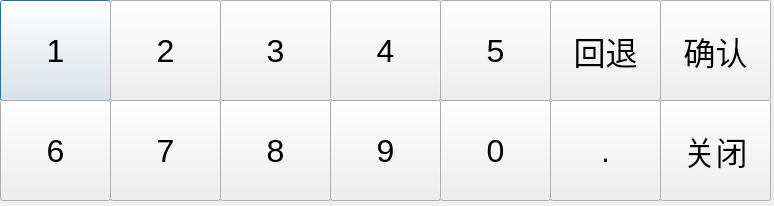
<ui version="4.0" >
 <class>NumInputDlgClass</class>
 <widget class="QDialog" name="NumInputDlgClass" >
  <property name="geometry" >
   <rect>
    <x>0</x>
    <y>0</y>
    <width>774</width>
    <height>206</height>
   </rect>
  </property>
  <property name="windowTitle" >
   <string>NumInputDlg</string>
  </property>
  <widget class="QPushButton" name="pushButton" >
   <property name="geometry" >
    <rect>
     <x>0</x>
     <y>0</y>
     <width>111</width>
     <height>101</height>
    </rect>
   </property>
   <property name="font" >
    <font>
     <family>MS Shell Dlg 2</family>
     <pointsize>24</pointsize>
     <weight>50</weight>
     <italic>false</italic>
     <bold>false</bold>
     <underline>false</underline>
     <strikeout>false</strikeout>
    </font>
   </property>
   <property name="text" >
    <string>1</string>
   </property>
  </widget>
  <widget class="QPushButton" name="pushButton_2" >
   <property name="geometry" >
    <rect>
     <x>110</x>
     <y>0</y>
     <width>111</width>
     <height>101</height>
    </rect>
   </property>
   <property name="font" >
    <font>
     <family>MS Shell Dlg 2</family>
     <pointsize>24</pointsize>
     <weight>50</weight>
     <italic>false</italic>
     <bold>false</bold>
     <underline>false</underline>
     <strikeout>false</strikeout>
    </font>
   </property>
   <property name="text" >
    <string>2</string>
   </property>
  </widget>
  <widget class="QPushButton" name="pushButton_3" >
   <property name="geometry" >
    <rect>
     <x>220</x>
     <y>0</y>
     <width>111</width>
     <height>101</height>
    </rect>
   </property>
   <property name="font" >
    <font>
     <family>MS Shell Dlg 2</family>
     <pointsize>24</pointsize>
     <weight>50</weight>
     <italic>false</italic>
     <bold>false</bold>
     <underline>false</underline>
     <strikeout>false</strikeout>
    </font>
   </property>
   <property name="text" >
    <string>3</string>
   </property>
  </widget>
  <widget class="QPushButton" name="pushButton_4" >
   <property name="geometry" >
    <rect>
     <x>330</x>
     <y>0</y>
     <width>111</width>
     <height>101</height>
    </rect>
   </property>
   <property name="font" >
    <font>
     <family>MS Shell Dlg 2</family>
     <pointsize>24</pointsize>
     <weight>50</weight>
     <italic>false</italic>
     <bold>false</bold>
     <underline>false</underline>
     <strikeout>false</strikeout>
    </font>
   </property>
   <property name="text" >
    <string>4</string>
   </property>
  </widget>
  <widget class="QPushButton" name="pushButton_5" >
   <property name="geometry" >
    <rect>
     <x>0</x>
     <y>100</y>
     <width>111</width>
     <height>101</height>
    </rect>
   </property>
   <property name="font" >
    <font>
     <family>MS Shell Dlg 2</family>
     <pointsize>24</pointsize>
     <weight>50</weight>
     <italic>false</italic>
     <bold>false</bold>
     <underline>false</underline>
     <strikeout>false</strikeout>
    </font>
   </property>
   <property name="text" >
    <string>6</string>
   </property>
  </widget>
  <widget class="QPushButton" name="pushButton_7" >
   <property name="geometry" >
    <rect>
     <x>110</x>
     <y>100</y>
     <width>111</width>
     <height>101</height>
    </rect>
   </property>
   <property name="font" >
    <font>
     <family>MS Shell Dlg 2</family>
     <pointsize>24</pointsize>
     <weight>50</weight>
     <italic>false</italic>
     <bold>false</bold>
     <underline>false</underline>
     <strikeout>false</strikeout>
    </font>
   </property>
   <property name="text" >
    <string>7</string>
   </property>
  </widget>
  <widget class="QPushButton" name="pushButton_8" >
   <property name="geometry" >
    <rect>
     <x>330</x>
     <y>100</y>
     <width>111</width>
     <height>101</height>
    </rect>
   </property>
   <property name="font" >
    <font>
     <family>MS Shell Dlg 2</family>
     <pointsize>24</pointsize>
     <weight>50</weight>
     <italic>false</italic>
     <bold>false</bold>
     <underline>false</underline>
     <strikeout>false</strikeout>
    </font>
   </property>
   <property name="text" >
    <string>9</string>
   </property>
  </widget>
  <widget class="QPushButton" name="pushButton_9" >
   <property name="geometry" >
    <rect>
     <x>220</x>
     <y>100</y>
     <width>111</width>
     <height>101</height>
    </rect>
   </property>
   <property name="font" >
    <font>
     <family>MS Shell Dlg 2</family>
     <pointsize>24</pointsize>
     <weight>50</weight>
     <italic>false</italic>
     <bold>false</bold>
     <underline>false</underline>
     <strikeout>false</strikeout>
    </font>
   </property>
   <property name="text" >
    <string>8</string>
   </property>
  </widget>
  <widget class="QPushButton" name="pushButton_11" >
   <property name="geometry" >
    <rect>
     <x>440</x>
     <y>100</y>
     <width>111</width>
     <height>101</height>
    </rect>
   </property>
   <property name="font" >
    <font>
     <family>MS Shell Dlg 2</family>
     <pointsize>24</pointsize>
     <weight>50</weight>
     <italic>false</italic>
     <bold>false</bold>
     <underline>false</underline>
     <strikeout>false</strikeout>
    </font>
   </property>
   <property name="text" >
    <string>0</string>
   </property>
  </widget>
  <widget class="QPushButton" name="pushButton_6" >
   <property name="geometry" >
    <rect>
     <x>440</x>
     <y>0</y>
     <width>111</width>
     <height>101</height>
    </rect>
   </property>
   <property name="font" >
    <font>
     <family>MS Shell Dlg 2</family>
     <pointsize>24</pointsize>
     <weight>50</weight>
     <italic>false</italic>
     <bold>false</bold>
     <underline>false</underline>
     <strikeout>false</strikeout>
    </font>
   </property>
   <property name="text" >
    <string>5</string>
   </property>
  </widget>
  <widget class="QPushButton" name="pushButton_10" >
   <property name="geometry" >
    <rect>
     <x>550</x>
     <y>0</y>
     <width>111</width>
     <height>101</height>
    </rect>
   </property>
   <property name="font" >
    <font>
     <pointsize>24</pointsize>
    </font>
   </property>
   <property name="text" >
    <string>回退</string>
   </property>
  </widget>
  <widget class="QPushButton" name="pushButton_12" >
   <property name="geometry" >
    <rect>
     <x>550</x>
     <y>100</y>
     <width>111</width>
     <height>101</height>
    </rect>
   </property>
   <property name="font" >
    <font>
     <pointsize>24</pointsize>
    </font>
   </property>
   <property name="text" >
    <string>.</string>
   </property>
  </widget>
  <widget class="QPushButton" name="pushButton_14" >
   <property name="geometry" >
    <rect>
     <x>660</x>
     <y>100</y>
     <width>111</width>
     <height>101</height>
    </rect>
   </property>
   <property name="font" >
    <font>
     <pointsize>24</pointsize>
    </font>
   </property>
   <property name="text" >
    <string>关闭</string>
   </property>
  </widget>
  <widget class="QPushButton" name="pushButton_13" >
   <property name="geometry" >
    <rect>
     <x>660</x>
     <y>0</y>
     <width>111</width>
     <height>101</height>
    </rect>
   </property>
   <property name="font" >
    <font>
     <pointsize>24</pointsize>
    </font>
   </property>
   <property name="mouseTracking" >
    <bool>true</bool>
   </property>
   <property name="text" >
    <string>确认</string>
   </property>
  </widget>
 </widget>
 <layoutdefault spacing="6" margin="11" />
 <resources/>
 <connections/>
</ui>
